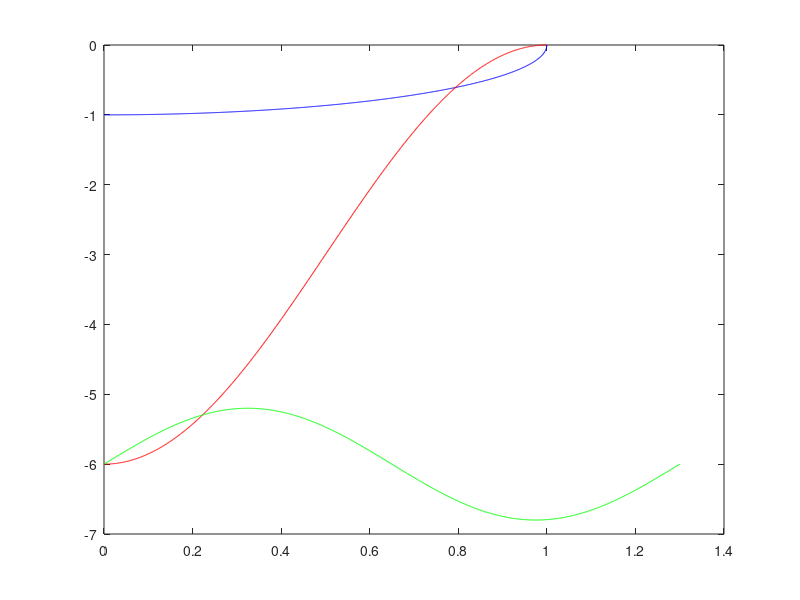

Write the MATLAB code that produced this figure.
% Homework1
% plot a shape which like letter L;
clear all
clc


 center_Point = [0,0];
 radius = 1;
 
 x1 = 0:0.001:radius
 y1 = center_Point(1,2)-sqrt(radius^2-x1.^2);
 plot(x1,y1,'b')
 hold on
 
 x2 = 0:0.001:1
 y2 = -3*cos(pi*x2)-3;

 plot(x2,y2,'r')
 hold on
 x3 = 0:0.001:1.3
 y3 = 0.8*sin(20/13*pi*x3)-6;
 plot(x3,y3,'g')
